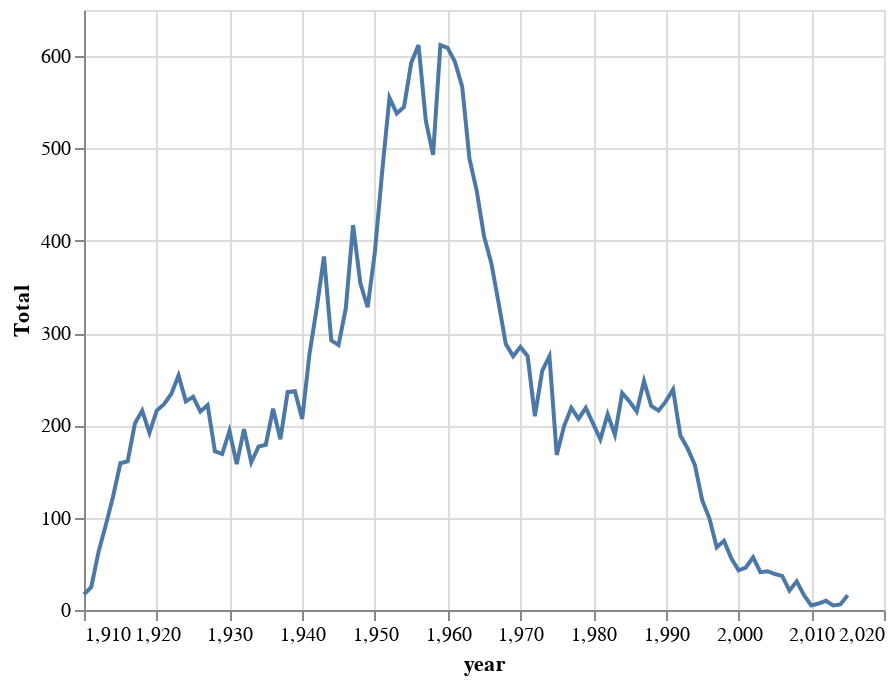

The cell this chart's notebook holds for it:
### Code cell
q1 = names.query('name == "Stewart"')

chart2 = (alt.Chart(q1).encode(
    x="year",
    y="Total",
    )
    .mark_line())

chart2
